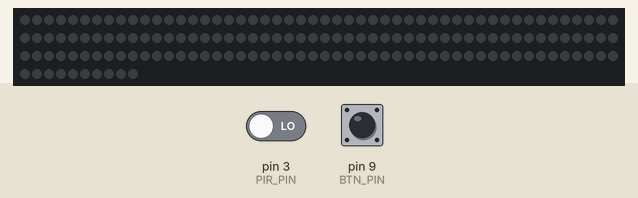
This sketch was run on a simulated Arduino Uno, built with avr-gcc and run on an emulated ATmega328P. On the bench: 160 RGB LEDs in strip order, left to right, continuing on the next row. Inputs (shaded band) come from the test bench; at power-on: pin 3 (PIR_PIN) LOW, pin 9 (BTN_PIN) HIGH. Random numbers use the default seed unless the sketch sets one.

Above: at 1.2 s.
1.3 s: pin 3 (PIR_PIN) driven HIGH
At 1.7 s:
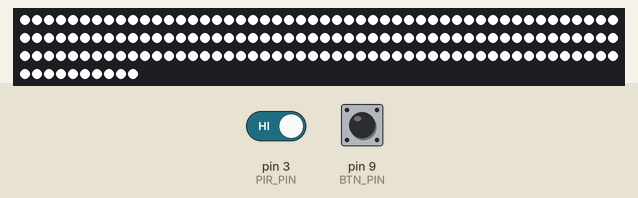
At 2.92 s:
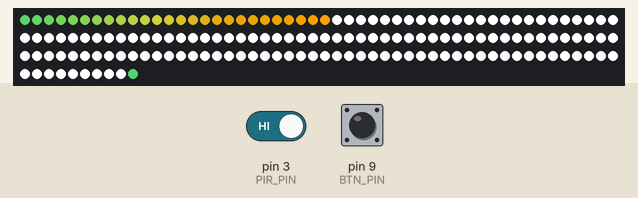

The sketch:

LedSDBNew1.ino
```cpp
#include <Adafruit_NeoPixel.h>

#define LED_PIN     6
#define NUMPIXELS   160
#define PIR_PIN     3       // Capteur de présence
#define BTN_PIN     9       // Bouton de test
int DELAY_MS = 30;      // Vitesse de l'effet

Adafruit_NeoPixel strip(NUMPIXELS, LED_PIN, NEO_GRB + NEO_KHZ800);

// Position du point
int currentPixel = 0;

// Composantes RGB
int r, g, b;
// Incréments d’évolution
int dr, dg, db;

// Présence
unsigned long lastPresenceTime = 0;
bool onPresence = false;

// Effacement progressif
bool fadingOut = false;
uint8_t fadeLevel[NUMPIXELS]; // Opacité individuelle de chaque pixel

void setup() {
  strip.begin();
  strip.show();
  pinMode(PIR_PIN, INPUT);
  pinMode(BTN_PIN, INPUT_PULLUP);
  randomSeed(analogRead(0));
  initNewColor();
  for (int i = 0; i < NUMPIXELS; i++) {
    fadeLevel[i] = 255;
  }
}

void loop() {
  // Détection de présence (capteur PIR ou bouton)
  if (digitalRead(PIR_PIN) == HIGH || digitalRead(BTN_PIN) == LOW) {
    lastPresenceTime = millis();
    if (!onPresence) {
      onPresence = true;
      startupFlash();
      initNewColor();
      //clearStrip();
    }
  } else {
    if (millis() - lastPresenceTime > 30000) {
      onPresence = false;
    }
  }

  if (onPresence) {
    // Affiche la couleur actuelle sur le pixel courant
    int prevPixel = (currentPixel == 0) ? NUMPIXELS - 1 : currentPixel - 1;
    strip.setPixelColor(prevPixel, r, g, b);
    fadeLevel[prevPixel] = 255;
    strip.setPixelColor(currentPixel, 255, 255, 255);
    fadeLevel[currentPixel] = 255;
    strip.show();
    int vit = random(-3,4);
    DELAY_MS += vit;
    int NewVit = constrain(DELAY_MS,10,40);
    delay(NewVit);

    // Avance le pixel
    currentPixel++;

    // Évolution douce des couleurs
    r = constrain(r + dr, 0, 255);
    g = constrain(g + dg, 0, 255);
    b = constrain(b + db, 0, 255);

    int totalBrightness = r + g + b;
    if (totalBrightness <= 60)
    {
      dr = random(0, 6);
      dg = random(0, 6);
      db = random(0, 6);
    }
    else if (totalBrightness >= 60)
    {
      dr += random(-1,2);
      dg += random(-1,2);
      db += random(-1,2);
    }

    // Si on boucle, on recommence une nouvelle séquence
    if (currentPixel >= NUMPIXELS) {
      currentPixel = 0;
      //initNewColor();
      changeColor();
    }
  } else {
    // Effacement progressif
    bool stillLit = false;
    for (int i = 0; i < NUMPIXELS; i++) {
      if (fadeLevel[i] > 0) {
        fadeLevel[i] = max(0, fadeLevel[i] - 5);
        uint32_t col = strip.getPixelColor(i);
        uint8_t r = (col >> 16) & 0xFF;
        uint8_t g = (col >> 8) & 0xFF;
        uint8_t b = col & 0xFF;
        r = (r * fadeLevel[i]) / 255;
        g = (g * fadeLevel[i]) / 255;
        b = (b * fadeLevel[i]) / 255;
        strip.setPixelColor(i, strip.Color(r, g, b));
        stillLit = true;
      }
    }
    strip.show();
    delay(30);

    if (!stillLit) {
      currentPixel = 0;
      clearStrip();
    }
  }
}

// Initialise une nouvelle couleur et ses variations
void initNewColor() {
  r = random(50, 200);
  g = random(50, 200);
  b = random(50, 200);
  dr = random(-5, 6);
  dg = random(-5, 6);
  db = random(-5, 6);
}

void changeColor()
{
  dr = random(-5, 6);
  dg = random(-5, 6);
  db = random(-5, 6);
}

// Éteint toutes les LEDs
void clearStrip() {
  for (int i = 0; i < NUMPIXELS; i++) {
    strip.setPixelColor(i, 0);
    fadeLevel[i] = 0;
  }
  strip.show();
}

void startupFlash() {
  for (int i = 0; i < NUMPIXELS; i++) {
    strip.setPixelColor(i, 255, 255, 255);
    fadeLevel[i] = 255;
  }
  strip.show();
  delay(500); // durée du flash blanc avant de commencer le cycle
}
```

Measured:
- after the input at 1.3 s, the LEDs: change after 0.05 s (image 1)
